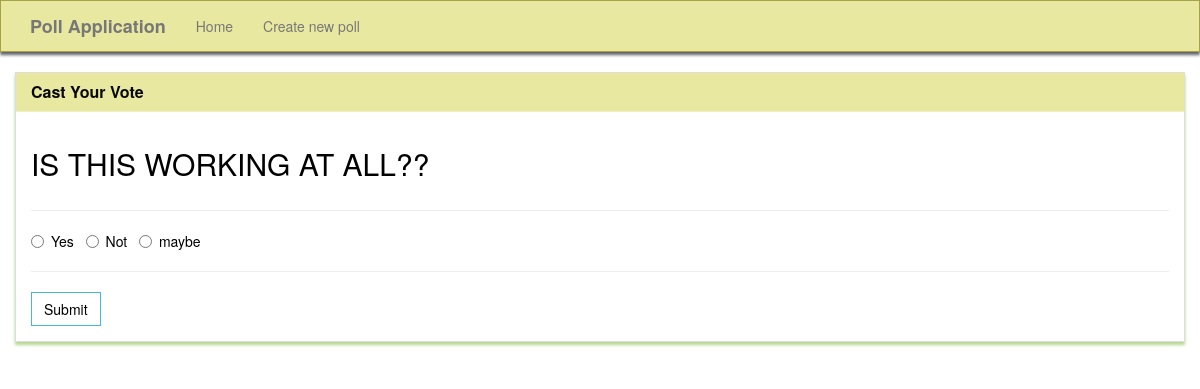
The app's page /vote/5/ with its own data.
### poll/models.py (models this page shows, shortened)
class poll(models.Model):
    question = models.CharField(max_length=100) #this is the question of the poll
    option_one = models.CharField(max_length=50)
    option_two = models.CharField(max_length=50)
    option_three = models.CharField(max_length=50)
    option_one_count = models.IntegerField(default=0)
    option_two_count = models.IntegerField(default=0)
    option_three_count = models.IntegerField(default=0)

### poll/views.py (the view, shortened to what this page needs)
# urls.py: path('vote/<poll_id>/', poll_views.vote, name='vote'),
def vote(request, poll_id):
    Poll= poll.objects.get(pk=poll_id)
    context={
        'poll': Poll
    }
    return render(request, 'poll/vote.html', context)

### poll/templates/poll/vote.html (shortened to what this page needs)
{% extends "poll/base.html" %}
{% block main %}
<div class="row">
        <div class="panel panel-default">
            <div class="panel-heading">
                <h3 class="panel-title">Cast Your Vote</h3>
            </div>
            <div class="panel-body">
                <div class="row">
                    <div class="col-lg-12">
                        <h2> {{ poll.question }} </h2>
                    </div>
                </div>
                <div class="row">
                    <div class="col-lg-12">
                        <hr />
                        <form method="POST">
                            <div class="form-group">
                                <div class="radio">
                                    <label>
                                        <input type="radio" name="poll" value="option1" required>
                                        {{ poll.option_one }}
                                    </label> &nbsp;
                                    <label>
                                        <input type="radio" name="poll" value="option2">
                                       {{ poll.option_two }}
                                    </label> &nbsp;
                                    <label>
                                        <input type="radio" name="poll" value="option3">
                                        {{ poll.option_three }}
                                    </label> &nbsp;
                                </div>
                            </div>
                            <hr />
                            <button type="submit" class="btn btn-info">
                                Submit
                            </button>
                        </form>
                    </div>
                </div>
            </div>
        </div>
    </div>
</div>
{% endblock %}

### poll/static/style.css (style rules this page uses)
.navbar-default, .btn, .form-control, .panel { border-radius: 0; color: black; background-color: rgb(255, 255, 255); }
.panel-default > .panel-heading { color: rgb(8, 7, 7); background-color: #dedf78b3; border-color: rgba(245, 245, 220, .6); border-top-left-radius: 0; border-top-right-radius: 0; }
.panel { box-shadow: 0px 3px 3px 0px rgb(182, 214, 144); }
a.navbar-brand, .panel-title { font-weight: bolder; }

### records on screen
poll: question "IS THIS WORKING AT ALL??", option_one "Yes", option_two "Not", option_three "maybe"
